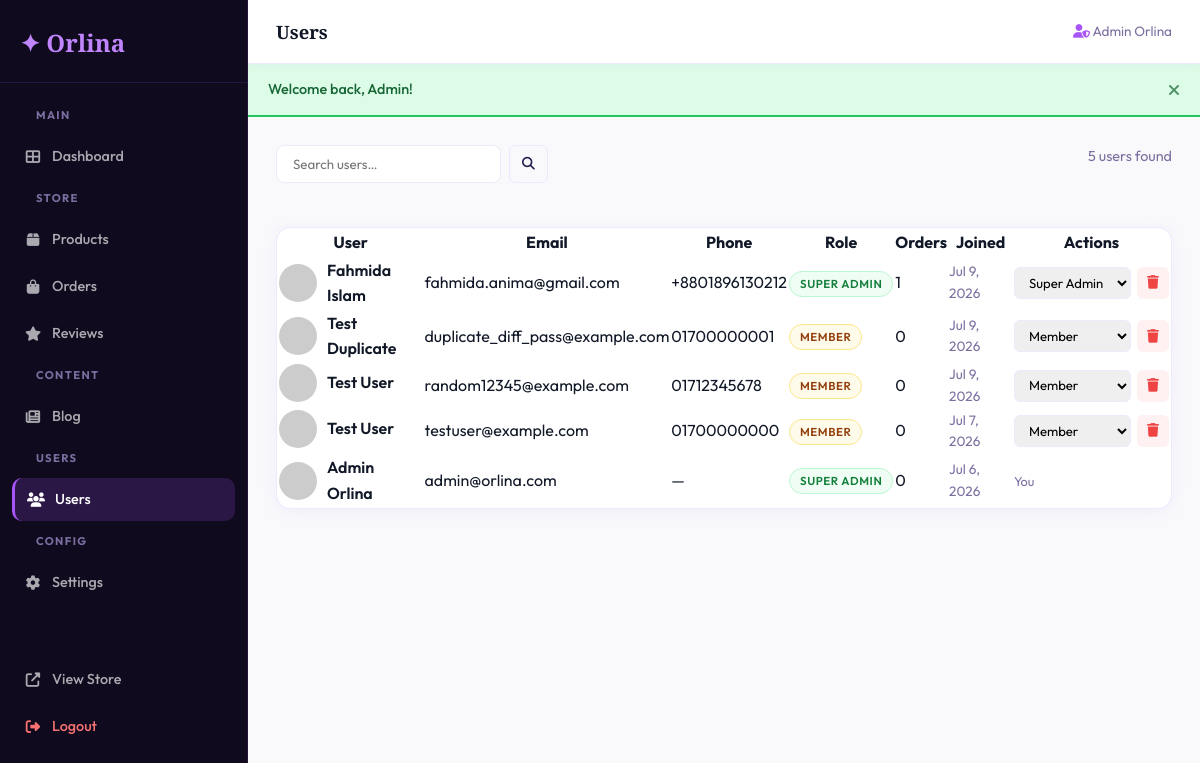
/users.php (signed in), run on the app's committed database.
### tables this page shows
CREATE TABLE `users` (
  `id` int(11) NOT NULL,
  `first_name` varchar(100) NOT NULL,
  `last_name` varchar(100) NOT NULL,
  `email` varchar(150) NOT NULL,
  `password` varchar(255) NOT NULL,
  `phone` varchar(20) DEFAULT NULL,
  `address` text DEFAULT NULL,
  `city` varchar(100) DEFAULT NULL,
  `avatar` varchar(255) DEFAULT NULL,
  `role` enum('member','admin','super_admin') DEFAULT 'member',
  `created_at` timestamp NOT NULL DEFAULT current_timestamp()
);

### includes/functions.php (called while the page is built, shortened)
<?php
function url(string $path): string {
    return BASE_URL . '/' . ltrim($path, '/');
}
function h(string $str): string { return htmlspecialchars($str, ENT_QUOTES, 'UTF-8'); }

### users.php (the view, shortened to what this page needs)
<?php
require_once __DIR__ . '/includes/functions.php';
$search = $_GET['s'] ?? '';
$where  = $search ? "WHERE email LIKE ? OR first_name LIKE ? OR last_name LIKE ?" : '';
$params = $search ? ["%$search%","%$search%","%$search%"] : [];
$stmt   = $pdo->prepare("SELECT *, (SELECT COUNT(*) FROM orders WHERE user_id=users.id) AS order_count FROM users $where ORDER BY created_at DESC");
$stmt->execute($params);
$users  = $stmt->fetchAll();
include __DIR__ . '/layout.php';
?>
<div style="display:flex;justify-content:space-between;margin-bottom:20px;">
  <form method="GET" style="display:flex;gap:8px;">
    <input type="text" name="s" value="<?= h($search) ?>" placeholder="Search users…" style="padding:10px 16px;border:1.5px solid var(--border);border-radius:8px;font-family:'Outfit',sans-serif;outline:none;">
    <button type="submit" class="btn btn-outline btn-sm"><i class="fas fa-search"></i></button>
  </form>
  <div style="font-size:0.9rem;color:var(--text2);"><?= count($users) ?> users found</div>
</div>
<div class="admin-card">
  <table class="data-table">
    <thead>
      <tr><th>User</th><th>Email</th><th>Phone</th><th>Role</th><th>Orders</th><th>Joined</th><th>Actions</th></tr>
    </thead>
    <tbody>
      <?php foreach ($users as $u): ?>
      <tr>
        <td style="display:flex;align-items:center;gap:10px;">
          <img src="<?= $u['avatar'] ? h($u['avatar']) : 'https://ui-avatars.com/api/?name='.urlencode($u['first_name'].' '.$u['last_name']).'&background=ec4899&color=fff&size=80' ?>" style="width:38px;height:38px;border-radius:50%;object-fit:cover;" alt="">
          <span style="font-weight:600;"><?= h($u['first_name'].' '.$u['last_name']) ?></span>
        </td>
        <td><?= h($u['email']) ?></td>
        <td><?= h($u['phone'] ?? '—') ?></td>
        <td>
          <span class="status-badge <?= $u['role']==='super_admin' ? 'status-paid' : ($u['role']==='admin' ? 'status-processing' : 'status-pending') ?>">
            <?= h(str_replace('_',' ',ucfirst($u['role']))) ?>
          </span>
        </td>
        <td><?= $u['order_count'] ?></td>
        <td style="font-size:0.85rem;color:var(--text2);"><?= date('M j, Y', strtotime($u['created_at'])) ?></td>
        <td>
          <?php if ($u['id'] !== (int)$_SESSION['user_id']): ?>
          <div class="admin-table-actions">
            <form method="POST" style="display:inline;">
              <select name="role" onchange="this.form.submit()" style="padding:6px 10px;border:1.5px solid var(--border);border-radius:6px;font-family:'Outfit',sans-serif;font-size:0.82rem;outline:none;cursor:pointer;">
                <option value="member"      <?= $u['role']==='member'?'selected':'' ?>>Member</option>
                <option value="super_admin" <?= $u['role']==='super_admin'?'selected':'' ?>>Super Admin</option>
              </select>
            </form>
            <form method="POST" style="display:inline;" onsubmit="return confirm('Delete this user? All their orders will remain.')">
              <button type="submit" class="btn-icon btn-icon-delete"><i class="fas fa-trash"></i></button>
            </form>
          </div>
          <?php else: ?>
          <span style="font-size:0.8rem;color:var(--text2);">You</span>
          <?php endif; ?>
        </td>
      </tr>
      <?php endforeach; ?>
    </tbody>
  </table>
</div>
    </div>
  </div>
</div>
</body>
</html>

### layout.php (shortened to what this page needs)
<!DOCTYPE html>
<html lang="en">
<head>
<link rel="stylesheet" href="<?= url('assets/css/google-fonts.css') ?>">
<link rel="stylesheet" href="<?= url('assets/css/all.min.css') ?>">
<link rel="stylesheet" href="<?= url('../assets/css/style.css') ?>">
<link rel="stylesheet" href="<?= url('admin/admin.css') ?>">
</head>
<body>
<div class="admin-wrapper">
  <aside class="admin-sidebar">
    <div class="admin-brand">✦ Orlina</div>
    <nav class="admin-nav">
      <div class="admin-nav-section">Main</div>
      <a href="<?= url('admin/index.php') ?>" class="admin-nav-link <?= ADMIN_PAGE==='Dashboard'?'active':'' ?>">
        <i class="fas fa-th-large"></i> Dashboard
      </a>
      <div class="admin-nav-section">Store</div>
      <a href="<?= url('admin/products.php') ?>" class="admin-nav-link <?= ADMIN_PAGE==='Products'?'active':'' ?>">
        <i class="fas fa-box"></i> Products
      </a>
      <a href="<?= url('admin/orders.php') ?>" class="admin-nav-link <?= ADMIN_PAGE==='Orders'?'active':'' ?>">
        <i class="fas fa-shopping-bag"></i> Orders
      </a>
      <a href="<?= url('admin/reviews.php') ?>" class="admin-nav-link <?= ADMIN_PAGE==='Reviews'?'active':'' ?>">
        <i class="fas fa-star"></i> Reviews
      </a>
      <div class="admin-nav-section">Content</div>
      <a href="<?= url('admin/blog.php') ?>" class="admin-nav-link <?= ADMIN_PAGE==='Blog'?'active':'' ?>">
        <i class="fas fa-newspaper"></i> Blog
      </a>
      <div class="admin-nav-section">Users</div>
      <a href="<?= url('admin/users.php') ?>" class="admin-nav-link <?= ADMIN_PAGE==='Users'?'active':'' ?>">
        <i class="fas fa-users"></i> Users
      </a>
      <div class="admin-nav-section">Config</div>
      <a href="<?= url('admin/settings.php') ?>" class="admin-nav-link <?= ADMIN_PAGE==='Settings'?'active':'' ?>">
        <i class="fas fa-cog"></i> Settings
      </a>
      <div class="admin-nav-section" style="margin-top:32px;"></div>
      <a href="<?= url('index.php') ?>" class="admin-nav-link" target="_blank">
        <i class="fas fa-external-link-alt"></i> View Store
      </a>
      <a href="<?= url('pages/logout.php') ?>" class="admin-nav-link" style="color:#f87171;">
        <i class="fas fa-sign-out-alt"></i> Logout
      </a>
    </nav>
  </aside>
  <div class="admin-main">
    <div class="admin-topbar">
      <div class="admin-topbar-title"><?= ADMIN_PAGE ?></div>
      <div style="display:flex;align-items:center;gap:16px;">
        <span style="font-size:0.85rem;color:var(--text2);">
          <i class="fas fa-user-shield" style="color:var(--primary-start);"></i>
          <?= h($_SESSION['user_name'] ?? 'Admin') ?>
        </span>
      </div>
    </div>
    <?php if (!empty($_SESSION['flash'])): ?>
    <div class="flash flash-<?= h($_SESSION['flash']['type']) ?>" style="border-radius:0;">
      <?= h($_SESSION['flash']['message']) ?>
      <button class="flash-close" onclick="this.parentElement.remove()"><i class="fas fa-times"></i></button>
    </div>
    <?php unset($_SESSION['flash']); endif; ?>
    <div class="admin-content">

### assets/css/style.css (style rules this page uses)
:root { --primary: linear-gradient(135deg, #ec4899, #8b5cf6); --primary-start: #ec4899; --primary-end: #8b5cf6; --accent: #facc15; --bg: #ffffff; --surface: #f9f9fb; --border: rgba(0, 0, 0, 0.06); --text: #111827; --text2: #6b7280; --radius: 14px; --shadow: 0 4px 24px rgba(139, 92, 246, 0.08); --shadow-hover: 0 12px 40px rgba(139, 92, 246, 0.18); --transition: 0.3s cubic-bezier(0.4, 0, 0.2, 1); --sidebar-w: 250px; --topbar-h: 60px; }
*, *::before, *::after { box-sizing: border-box; margin: 0; padding: 0; }
html { scroll-behavior: smooth; }
body { font-family: 'Outfit', sans-serif; font-weight: 400; color: var(--text); background: var(--bg); line-height: 1.6; overflow-x: hidden; }
a { text-decoration: none; color: inherit; }
img { max-width: 100%; display: block; }
.btn { display: inline-flex; align-items: center; gap: 8px; padding: 12px 28px; border-radius: 50px; font-family: 'Outfit', sans-serif; font-weight: 600; font-size: 0.95rem; border: none; cursor: pointer; transition: var(--transition); text-decoration: none; }
.btn-outline { background: transparent; color: var(--primary-start); border: 2px solid var(--primary-start); }
.btn-sm { padding: 8px 18px; font-size: 0.85rem; }
.flash { padding: 14px 20px; display: flex; align-items: center; gap: 12px; font-weight: 500; font-size: 0.9rem; position: relative; animation: slideDown 0.3s; }
.flash-success { background: #dcfce7; color: #166534; border-bottom: 2px solid #22c55e; }
.flash-close { margin-left: auto; background: none; border: none; cursor: pointer; color: inherit; opacity: 0.7; font-size: 1rem; }
.status-badge { display: inline-flex; align-items: center; padding: 4px 12px; border-radius: 50px; font-size: 0.75rem; font-weight: 700; text-transform: uppercase; letter-spacing: 0.05em; }
.status-pending { background: #fef9c3; color: #854d0e; }
.status-paid { background: #dcfce7; color: #166534; }
.admin-wrapper { display: flex; min-height: 100vh; background: var(--surface); }
.admin-sidebar { width: var(--sidebar-w); background: #fff; border-right: 1px solid var(--border); position: fixed; top: 0; left: 0; height: 100vh; overflow-y: auto; z-index: 100; display: flex; flex-direction: column; }
.admin-brand { padding: 20px 24px; font-family: 'Playfair Display', serif; font-size: 1.5rem; font-weight: 700; background: var(--primary); -webkit-background-clip: text; -webkit-text-fill-color: transparent; background-clip: text; border-bottom: 1px solid var(--border); }
.admin-nav { padding: 16px 0; flex: 1; }
.admin-nav-section { padding: 8px 24px; font-size: 0.7rem; font-weight: 700; letter-spacing: 0.12em; text-transform: uppercase; color: var(--text2); }
.admin-nav-link { display: flex; align-items: center; gap: 12px; padding: 11px 24px; font-size: 0.9rem; font-weight: 500; transition: var(--transition); color: var(--text); }
.admin-nav-link:hover, .admin-nav-link.active { background: linear-gradient(90deg, rgba(236, 72, 153, 0.08), transparent); color: var(--primary-start); border-left: 3px solid var(--primary-start); }
.admin-nav-link i { width: 18px; text-align: center; }
.admin-main { flex: 1; margin-left: var(--sidebar-w); display: flex; flex-direction: column; }
.admin-topbar { height: var(--topbar-h); background: #fff; border-bottom: 1px solid var(--border); display: flex; align-items: center; justify-content: space-between; padding: 0 28px; position: sticky; top: 0; z-index: 50; }
.admin-topbar-title { font-family: 'Playfair Display', serif; font-size: 1.15rem; font-weight: 700; }
.admin-content { padding: 28px; }
.admin-card { background: #fff; border-radius: var(--radius); border: 1.5px solid var(--border); overflow: hidden; margin-bottom: 24px; }
.admin-table-actions { display: flex; gap: 6px; }
.btn-icon { width: 34px; height: 34px; border-radius: 8px; display: inline-flex; align-items: center; justify-content: center; border: none; cursor: pointer; font-size: 0.85rem; transition: var(--transition); }
.btn-icon-delete { background: #fef2f2; color: #dc2626; }

### data on the page
users: first_name+last_name "Fahmida Islam", email "fahmida.anima@gmail.com", phone "+8801896130212", role "SUPER ADMIN", order_count "1", created_at "Jul 9, 2026", role "Super Admin"
users: first_name+last_name "Test Duplicate", email "duplicate_diff_pass@example.com", phone "01700000001", role "MEMBER", order_count "0", created_at "Jul 9, 2026", role "Member"
users: first_name+last_name "Test User", email "random12345@example.com", phone "01712345678", role "MEMBER", order_count "0", created_at "Jul 9, 2026", role "Member"
users: first_name+last_name "Test User", email "testuser@example.com", phone "01700000000", role "MEMBER", order_count "0", created_at "Jul 7, 2026", role "Member"
users: first_name+last_name "Admin Orlina", email "admin@orlina.com", phone "—", role "SUPER ADMIN", order_count "0", created_at "Jul 6, 2026", shows "You"

### other printed values
ADMIN_PAGE "Users"
$_SESSION['user_name'] "Admin Orlina"
$_SESSION['flash']['message'] "Welcome back, Admin!"
count($users) "5"
